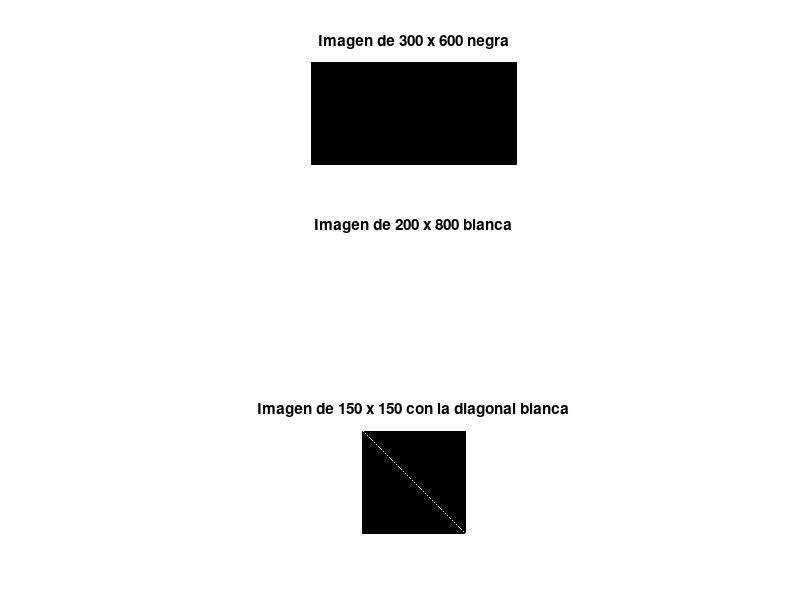
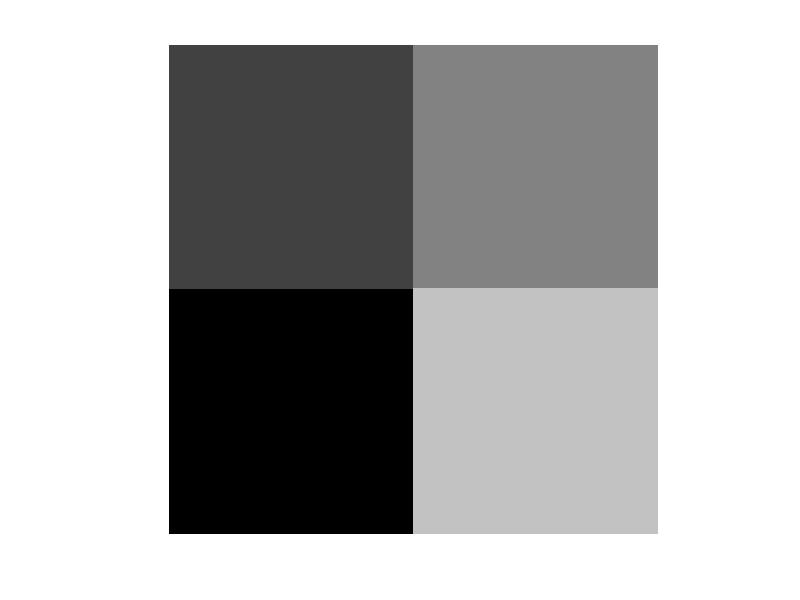

Source code (MATLAB) for these figures, in order: (Note: this script raises an error after producing the figures.)
clc
clear

%{ 
EJERCICIO 1:
------------

a) Crear una imagen de 300 filas y 600 columnas todo negro; indagar sobre
sus dimensiones y tipo.

b) Crear una imagen de 200 filas y 800 columnas toda blanca ,indagar sobre
sus dimensiones y tipo.

c) Crear una imagen de 150x150 y la diagonal con valor 1 indagar sobre sus
dimensiones.

d) Cuál es el rango de valores de una imagen tipo doublé y un tipo uint8.

e) Mediante comando subplot visualizar y agregar nombres a las imágenes
mostradas.

%}

% E1 a
img1a = zeros (300, 600);
whos img1a

% E1 b
img1b = ones (200, 800);
whos img1b

% E1 c
img1c = eye (150, 150);
[m n] = size(img1c)

% E1 d
% El rango de valores que puede tener una variable del tipo double es desde
% -1.79769e+308 a -2.22507e-308 y desde 2.22507e-308 to  1.79769e+308. Los
% cuatros valores los obtenemos con -realmax, -realmin, realmin, realmax.
% El rango de valores que puede tomar una variable del tipo uint8 es desde
% 0 a 255.

% E1 e
figure(1);
subplot(3,1,1);imshow(img1a); title ("Imagen de 300 x 600 negra")
subplot(3,1,2);imshow(img1b); title ("Imagen de 200 x 800 blanca")
subplot(3,1,3);imshow(img1c); title ("Imagen de 150 x 150 con la diagonal blanca")

%{
EJERCICIO 2:
------------

Crear una imagen de 400x400 y subdividir en 4 áreas como se ve en el
gráfico. Cada área debe tener la intensidad especificada.
%}

figure(2);
img2=zeros(400,400);
img2(1:200,1:200)=0.25;
img2(1:200,200:end)=0.5;
img2(200:end,200:end)=0.75;
imshow (img2)

%{
EJERCICIO 3:
------------

a) Leer una imagen ,convertir a gris ,indagar dimensiones y tipo no poner
punto y coma y ver que muestra la pantalla observar los valores
b) Si la imagen es uint8 convertir a doublé del intervalo[0 1] y ver que
muestra la pantalla los valores de los pixeles
%}

% a
figure(3);
img3 = imread("manzanas.jpg");
subplot(2,2,1)
imshow(img3)
title('Imagen original')
img3_gris = rgb2gray(img3);
[F C] = size(img3_gris)
subplot(2,2,2)
imshow(img3_gris)
title('Escala de grises')

% b
img3_double=double(img3)
subplot(2,2,3)
imshow(img3_double)
title('Conversion directa a Double')
% como vemos, hay un problema al momento de mostrar, por que si queremos
% que la imagen vaya del intervalo 0 a 1, tenemos que dividir los valores
% en 255 que son los valores originales de la imagen
subplot(2,2,4)
img4_double=double(img3)/255
imshow(img4_double)
title('Correcion de conversion')

%{
EJERCICIO 4:
------------

a) Usar una imagen del alumno, realizar las sentencias para visualizar los
campos RGb en escalas de intensidad y cual tiene más brillo.
b) Realizar la las sentencias para visualizar los 3 campos en sus
respectivo color
c) Anular un campo y visualizar el resultado de los otro dos, también
visualizar el campo anulado y buscar en internet mezcla de colores en
pantallas.
%}

figure(4);
% a
img4 = imread("manzanas.jpg");
rojo=img4(:,:,1);
verde=img4(:,:,2);
azul=img4(:,:,3);

subplot(3,3,1)
imshow(rojo)
title("Intensidad Rojo")
subplot(3,3,2)
imshow(verde)
title("Intensidad Verde")
subplot(3,3,3)
imshow(azul)
title("Intensidad Azul")

% b
% Visualizar el canal rojo en su color respectivo
subplot(3,3,4);
canal_r=img4; % cargo la imagen original en la variable canal_r
canal_r(:,:,3)=0; % elimino el color azul de la imagen
canal_r(:,:,2)=0; % elimino el color azul de la imagen
imshow(canal_r);
title('Canal Rojo');

% Visualizar el canal verde en su color respectivo
subplot(3,3,5);
canal_g=img4; % cargo la imagen original en la variable canal_g
canal_g(:,:,3)=0;  % elimino el color azul de la imagen
canal_g(:,:,1)=0; % elimino el color rojo de la imagen
imshow(canal_g);
title('Canal Verde');

% Visualizar el canal azul en su color respectivo
subplot(3,3,6);
canal_b=img4; % cargo la imagen original en la variable canal_b
canal_b(:,:,1)=0; % elimino el color rojo de la imagen
canal_b(:,:,2)=0; % elimino el color azul de la imagen
imshow(canal_b);
title('Canal Azul');

% c
% Anular canal azul
azul_anulado=img4;
azul_anulado(:,:,3)=0; %azul anulado
subplot(3,3,9);
imshow(azul_anulado);
title('Canal Azul anulado');

% Anular canal rojo
rojo_anulado=img4;
rojo_anulado(:,:,1)=0; %rojo anulado
subplot(3,3,7);
imshow(rojo_anulado);
title('Canal Rojo anulado');

% Anular canal verde
verde_anulado=img4;
verde_anulado(:,:,2)=0; %verde anulado
subplot(3,3,8);
imshow(verde_anulado);
title('Canal Verde anulado');


%{
EJERCICIO 5:
------------

a) A una imagen en escala de gris double0.5 dividirla en 4 partes iguales y
realizar los siguientes cambios :
b) Mostrar las 4 partes de una imagen en escala de gris separadas
%}

figure(5);
subplot (4,2,[1 4])
img5 = imread("manzanas.jpg");
img5_gris=rgb2gray(img5);
[X Y]=size(img5_gris)
img5_double=im2double(img5_gris)*0.5;
img5_double(1:X/2,Y/2:Y)=0.5;
img5_double(X/2:X,Y/2:Y)=1;
img5_double(X/2:X,1:Y/2)=0.75;
imshow(img5_double)

% parto la imagen en cuadrantes
cuadrante1=img5_gris(1:X/2,1:Y/2); subplot(4,2,5); imshow(cuadrante1); title("Primer cuadrante") % muestro primer cuadrante
cuadrante2=img5_gris(1:X/2,Y/2:Y); subplot(4,2,6); imshow(cuadrante2); title("Segundo cuadrante") % muestro segundo cuadrante
cuadrante3=img5_gris(X/2:X,1:Y/2); subplot(4,2,7); imshow(cuadrante3); title("Tercer cuadrante") % muestro tercer cuadrante
cuadrante4=img5_gris(X/2:X,Y/2:Y); subplot(4,2,8); imshow(cuadrante4); title("Cuarto cuadrante") % muestro cuarto cuadrante




%{
EJERCICIO 6:
------------

Visualizar las siguientes imágenes:
a) Tenga la tercera parte de los pixeles de la imagen en escala de gris.
b) Tenga la quinta parte de los pixeles de la imagen en escala de gris.
c) Tenga la séptima parte de los pixeles de la imagen en escala de gris.
%}

figure(6);

% a
img6 = imread('manzanas.jpg');
[filas, columnas, ~] = size(img6);

% Dividir la imagen en 3 partes verticales
tercios = round(columnas / 3);

% Extraer las tres partes de la imagen
parte1a = img6(:, 1:tercios, :);
parte2a = img6(:, tercios+1:2*tercios, :);
parte3a = img6(:, 2*tercios+1:end, :);

% Convertir la segunda parte a escala de grises
parte2a_gris = rgb2gray(parte2a);

% Convertir la imagen gris a RGB para combinar con las otras partes, esta
% debe estar convertida a un array de 3 dimensiones para poder concatenar
parte2a_gris_a_3d = cat(3, parte2a_gris, parte2a_gris, parte2a_gris);

% Combinar las partes nuevamente
combinada = [parte1a, parte2a_gris_a_3d, parte3a];

% Imagen combinada
subplot(2,3,1)
imshow(combinada);
title('Imagen con una tercera parte en Escala de Grises');

% b
% Dividir la imagen en 5 partes verticales
quintos = round(columnas / 5);

% Extraer las tres partes de la imagen
parte1b = img6(:, 1:quintos, :);
parte2b = img6(:, quintos+1:2*quintos, :);
parte3b = img6(:, 2*quintos+1:3*quintos, :);
parte4b = img6(:, 3*quintos+1:4*quintos, :);
parte5b = img6(:, 4*quintos+1:end, :);

% Convertir la segunda parte a escala de grises
parte3b_gris = rgb2gray(parte3b);

% Convertir la imagen gris a RGB para combinar con las otras partes, esta
% debe estar convertida a un array de 3 dimensiones para poder concatenar
parte3b_gris_a_3d = cat(3, parte3b_gris, parte3b_gris, parte3b_gris);

% Combinar las partes nuevamente
combinada2 = [parte1b, parte2b, parte3b_gris_a_3d, parte4b, parte5b];

% Imagen combinada
subplot(2,3,2)
imshow(combinada2);
title('Imagen con una quinta parte en Escala de Grises');

% c
% Dividir la imagen en 5 partes verticales
septimos = round(columnas / 7);

% Extraer las tres partes de la imagen
parte1c = img6(:, 1:septimos, :);
parte2c = img6(:, septimos+1:2*septimos, :);
parte3c = img6(:, 2*septimos+1:3*septimos, :);
parte4c = img6(:, 3*septimos+1:4*septimos, :);
parte5c = img6(:, 4*septimos+1:5*septimos, :);
parte6c = img6(:, 5*septimos+1:6*septimos, :);
parte7c = img6(:, 6*septimos+1:end, :);

% Convertir la segunda parte a escala de grises
parte4c_gris = rgb2gray(parte4c);

% Convertir la imagen gris a RGB para combinar con las otras partes, esta
% debe estar convertida a un array de 3 dimensiones para poder concatenar
parte4c_gris_a_3d = cat(3, parte4c_gris, parte4c_gris, parte4c_gris);

% Combinar las partes nuevamente
combinada3 = [parte1c, parte2c, parte3c, parte4c_gris_a_3d, parte5c, parte6c, parte7c];

% Imagen combinada
subplot(2,3,3)
imshow(combinada3);
title('Imagen con una septima parte en Escala de Grises');


% ------------------------------------------------------
% Alternativa de interpretacion, reducir la resolucion de las fotos en una
% proporcion de 3, 5 y 6
% ------------------------------------------------------


img6a = imread('manzanas.jpg');
img_gris = rgb2gray(img6a);
tercera = img_gris(1:3:end,1:3:end);
quinta= img_gris(1:5:end,1:5:end);
septima = img_gris(1:7:end,1:7:end);
subplot(2,3,4);imshow(tercera);title("Un tercio de pixeles")
subplot(2,3,5);imshow(quinta);title("Un quinta de pixeles")
subplot(2,3,6);imshow(septima);title("Un septimo de pixeles")

%{
EJERCICIO 7:
------------

Usando subplot visualizar imagen original; imagen escala de intensidad y
su transpuesta.
%}

figure(7);
img7 = imread("manzanas.jpg"); % cargo la imagen de las manzanas
img7_gris = rgb2gray(img7); % % convierto a escala de grises
img7_gris_trans = img7_gris'; % Transponer la imagen en escala de grises

% Imagen original
subplot(1, 3, 1);
imshow(img7);
title('Imagen Original');

% Imagen en escala de grises
subplot(1, 3, 2);
imshow(img7_gris);
title('Imagen en Escala de Grises');

% Imagen en escala de grises transpuesta
subplot(1, 3, 3);
imshow(img7_gris_trans);
title('Imagen Transpuesta');